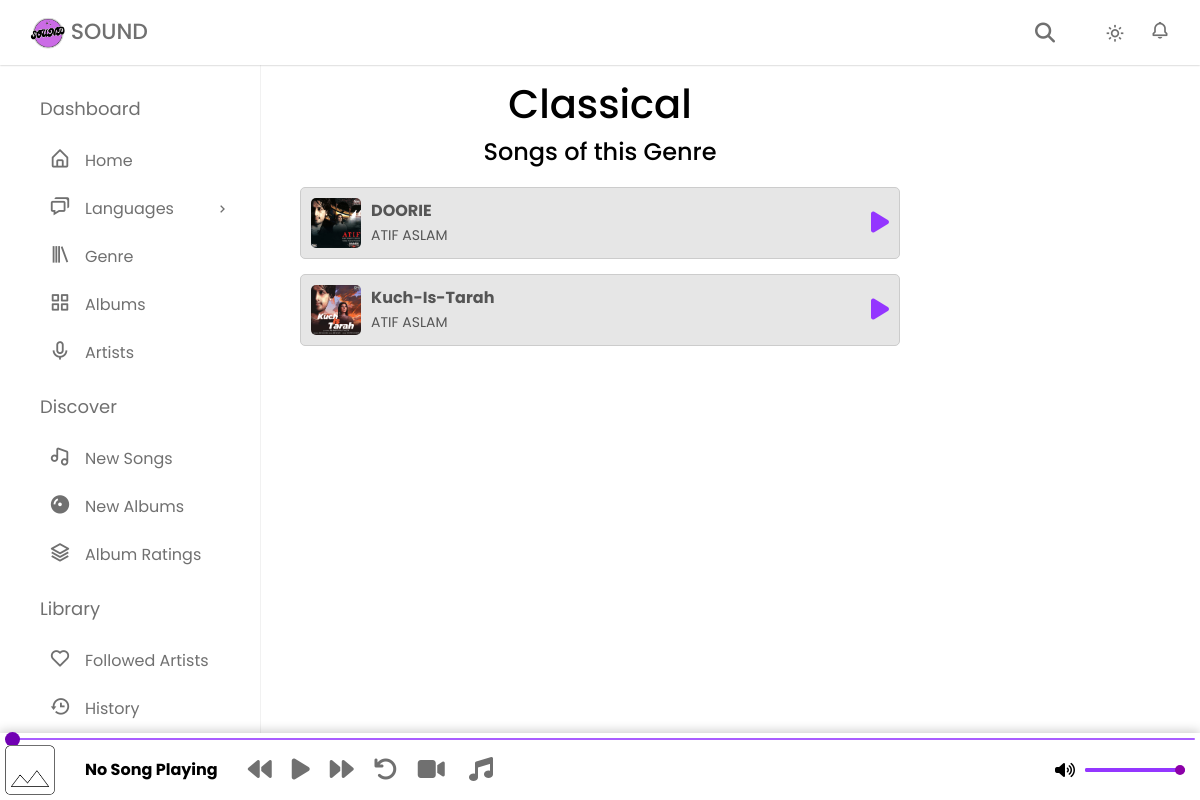
The app's page /genres/classical.php with its own data.
### tables this page shows
CREATE TABLE `songs_data` (
  `song_id` int(11) NOT NULL,
  `song_title` varchar(2000) DEFAULT NULL,
  `artist_name` varchar(200) DEFAULT NULL,
  `img_path` varchar(1000) NOT NULL,
  `audio_path` varchar(1000) DEFAULT NULL,
  `youtube_url` varchar(1000) DEFAULT NULL,
  `genre` varchar(2000) NOT NULL
);

### genres/classical.php (the view, shortened to what this page needs)
<?php
include('../dbconnection.php')
?>
<!DOCTYPE html>
<html lang="en">
<head>
    <link href="https://unpkg.com/boxicons@2.1.4/css/boxicons.min.css" rel="stylesheet" />
    <link href="https://cdn.jsdelivr.net/npm/bootstrap@5.3.3/dist/css/bootstrap.min.css" rel="stylesheet">
    <link rel="stylesheet" href="../style.css?v=<?php echo time(); ?>">
        <link rel="stylesheet" href="https://cdnjs.cloudflare.com/ajax/libs/font-awesome/6.6.0/css/all.min.css" />
</head>
<body>
    <nav class="navbar">
      <div class="logo_item">
        <a href="../home.php">
            <img src="../assets/soundlogo.png" alt="Sound Logo"> <span class="sound-text">SOUND</span>
        </a>
      </div>
      <div class="navbar_content">
          <i id="search-toggle" class="fas fa-search"></i>
        <i class='bx bx-sun' id="darkLight"></i>
        <a href="../followartist.php"><i class='bx bx-bell' ></i></a>
      </div>
    </nav>
    <nav class="sidebar">
      <div class="menu_content">
        <ul class="menu_items">
          <div class="menu_title menu_dahsboard"></div>
          <li class="item">
            <a href="../home.php" class="nav_link submenu_item">
              <span class="navlink_icon">
                <i class="bx bx-home-alt"></i>
              </span>
              <span class="navlink">Home</span>
            </a>
          </li>
          <li class="item">
            <a href="#" class="nav_link submenu_item">
              <span class="navlink_icon">
                <i class="bx bx-chat"></i>
              </span>
              <span class="navlink">Languages</span>
              <i class="bx bx-chevron-right arrow-left"></i>
            </a>
          </li>
            <a href="../genre.php" class="nav_link submenu_item">
              <span class="navlink_icon">
                <i class="bx bx-library"></i>
              </span>
              <span class="navlink">Genre</span>
          </a>
          <li class="item">
            <a href="../artist.php" class="nav_link submenu_item">
              <span class="navlink_icon">
                <i class="bx bx-grid-alt"></i>
              </span>
              <span class="navlink">Albums</span>
          </a>
          </li>
          <li class="item">
            <a href="../album.php" class="nav_link submenu_item">
              <span class="navlink_icon">
                <i class="bx bx-microphone"></i>
              </span>
              <span class="navlink">Artists</span>
           </a>
          </li>
        </ul>
        <ul class="menu_items">
          <div class="menu_title menu_editor"></div>
          <li class="item">
            <a href="../newsongs.php" class="nav_link">
              <span class="navlink_icon">
                <i class="bx bx-music"></i>
              </span>
              <span class="navlink">New Songs</span>
            </a>
          </li>
          <li class="item">
            <a href="../newalbums.php" class="nav_link">
              <span class="navlink_icon">
                <i class="bx bxs-album"></i>
              </span>
              <span class="navlink">New Albums</span>
            </a>
          </li>
          <li class="item">
            <a href="../albumratings.php" class="nav_link">
              <span class="navlink_icon">
                <i class="bx bx-layer"></i>
              </span>
              <span class="navlink">Album Ratings</span>
            </a>
          </li>
        </ul>
        <ul class="menu_items">
          <div class="menu_title menu_setting"></div>
          <li class="item">
            <a href="../followartist.php" class="nav_link">
              <span class="navlink_icon">
                <i class="bx bx-heart"></i>
              </span>
              <span class="navlink">Followed Artists</span>
            </a>
          </li>
          <li class="item">
            <a href="../history.php" class="nav_link">
              <span class="navlink_icon">
                <i class="bx bx-history"></i>
              </span>
              <span class="navlink">History</span>
            </a>
          </li>
          <li class="item">
            <a href="#" class="nav_link">
              <span class="navlink_icon">
              </span>
            </a>
          </li>
        </ul>
        <div class="bottom_content">
          <div class="bottom expand_sidebar">
            <span> Expand</span>
          </div>
          <div class="bottom collapse_sidebar">
            <span> Collapse</span>
          </div>
        </div>
      </div>
    </nav>
    <div class="music-bar">
        <input type="range" id="progress-bar" value="0" min="0" step="0.1">
        <div class="music-controls">
            <img id="song-image" src="../assets/default-song.PNG" alt="Song Image" class="song-image">
            <span id="current-song">No Song Playing</span>
            <button id="prev" class="control-btn"><i class="fas fa-backward"></i></button>
            <button id="playPause" class="control-btn"><i id="playPauseIcon" class="fas fa-play"></i></button>
            <button id="next" class="control-btn"><i class="fas fa-forward"></i></button>
            <button id="rewind" class="control-btn"><i class="fas fa-undo"></i></button>
            <div class="music-links">
                <button id="switchToVideo" class="control-btn" title="Switch to video"><i class="fas fa-video"></i></button>
                <button id="switchToAudio" class="control-btn" title="Switch to audio"><i class="fas fa-music"></i></button>
            </div>
            <div class="volume-control">
                <i id="volume-icon" class="fas fa-volume-up"></i>
                <input type="range" id="volume-bar" value="100" min="0" max="100" step="1">
            </div>
        </div>
    </div>
<div class="genre-page-structure">
    <h1 class="genre-title">Classical</h1>
    <h2 class="genre-heading">Songs of this Genre</h2>
    <?php
    $sql = "SELECT * FROM songs_data WHERE genre = 'Classical'";
    $result = $con->query($sql);
    ?>
    <div class="../featured-container">
        <div class="../featured-songs">
            <div class="song-list">
                <?php
                if ($result->num_rows > 0) {
                    while ($row = $result->fetch_assoc()) {
                        ?>
                        <div class="song-bar">
                            <img src="../<?php echo $row["img_path"]; ?>" alt="Song Image" class="song-image">
                            <div class="song-details">
                                <span class="song-name"><?php echo $row["song_title"]; ?></span>
                                <span class="artist-name"><?php echo $row["artist_name"]; ?></span>
                            </div>
                            <button href="#" class="play-icon"
                               data-audio="../<?php echo $row['audio_path']; ?>"
                               data-title="../<?php echo $row['song_title']; ?>"
                               data-artist="../<?php echo $row['artist_name']; ?>"
                               data-image="../<?php echo $row['img_path']; ?>"
                               data-video="../<?php echo $row['youtube_url']; ?>"
                               data-track-src="../<?php echo $row['audio_path']; ?>"
                               onclick="playSong('../<?php echo $row['song_id']; ?>', '<?php echo $row['audio_path']; ?>', '<?php echo $row['song_title']; ?>', '<?php echo $row['artist_name']; ?>', '<?php echo $row['img_path']; ?>')">
                               <i class="fas fa-play"></i>
                            </button>
                        </div>
                        <?php
                    }
                } else {
                    echo "<p>No songs found.</p>";
                }
                ?>
            </div>
        </div>
    </div>
</div>
</body>
</html>

### records on screen
songs_data: img_path (picture), song_title "DOORIE", artist_name "ATIF ASLAM"
songs_data: img_path (picture), song_title "Kuch-Is-Tarah", artist_name "ATIF ASLAM"
